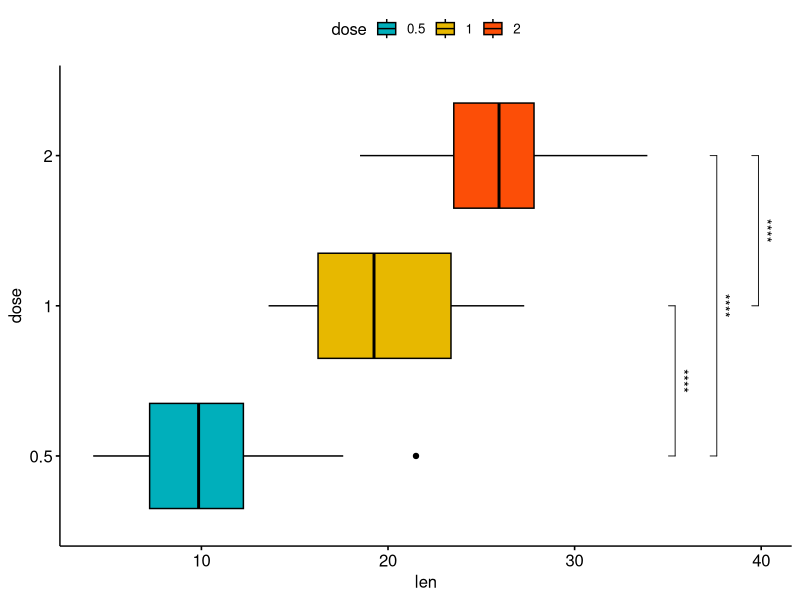
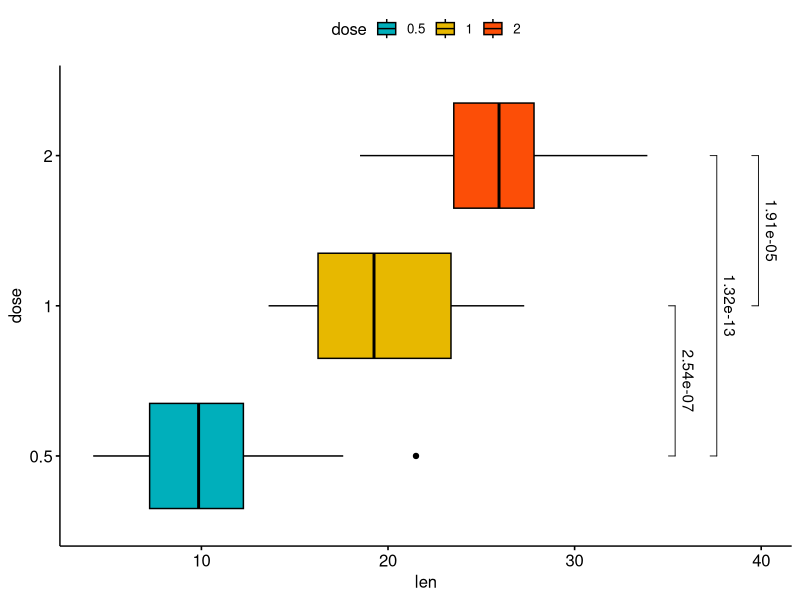

R code for these plots, in order:
## ---- chunk 1
knitr::opts_chunk$set(
    # fig.width = 6,
    # fig.height = 3.8,
    fig.align = "center",
    fig.retina = 3,
    # out.width = "85%",
    collapse = TRUE,
    warning = FALSE
)
## ---- chunk 2
library(tidyverse)
library(ggpubr)      # creat easily publication plots
library(rstatix)    # pipe-friendly tools for easy statistical analyses
library(patchwork)
## ---- chunk 3
# Transform `dose` into factor variable
df <- ToothGrowth
df$dose <- as.factor(df$dose)

head(df, 3)

stat_test <- df %>% 
    t_test(len ~ dose) %>%
    add_significance() %>% 
    add_xy_position(x = "dose")

stat_test

# Box plots
ggboxplot(df,
    x = "dose", y = "len", fill = "dose",
    palette = c("#00AFBB", "#E7B800", "#FC4E07")
) +
    stat_pvalue_manual(
        stat_test,
        # use the adjusted p-value significance levels as labels
        label = "p.adj.signif", tip.length = 0.01,
        coord.flip = TRUE
    ) +
    coord_flip()

ggboxplot(df,
    x = "dose", y = "len", fill = "dose",
    palette = c("#00AFBB", "#E7B800", "#FC4E07")
) +
    stat_pvalue_manual(
        stat_test,
        ### use adjusted p-values as labels
        label = "p.adj", tip.length = 0.01,
        coord.flip = TRUE
    ) +
    coord_flip()
